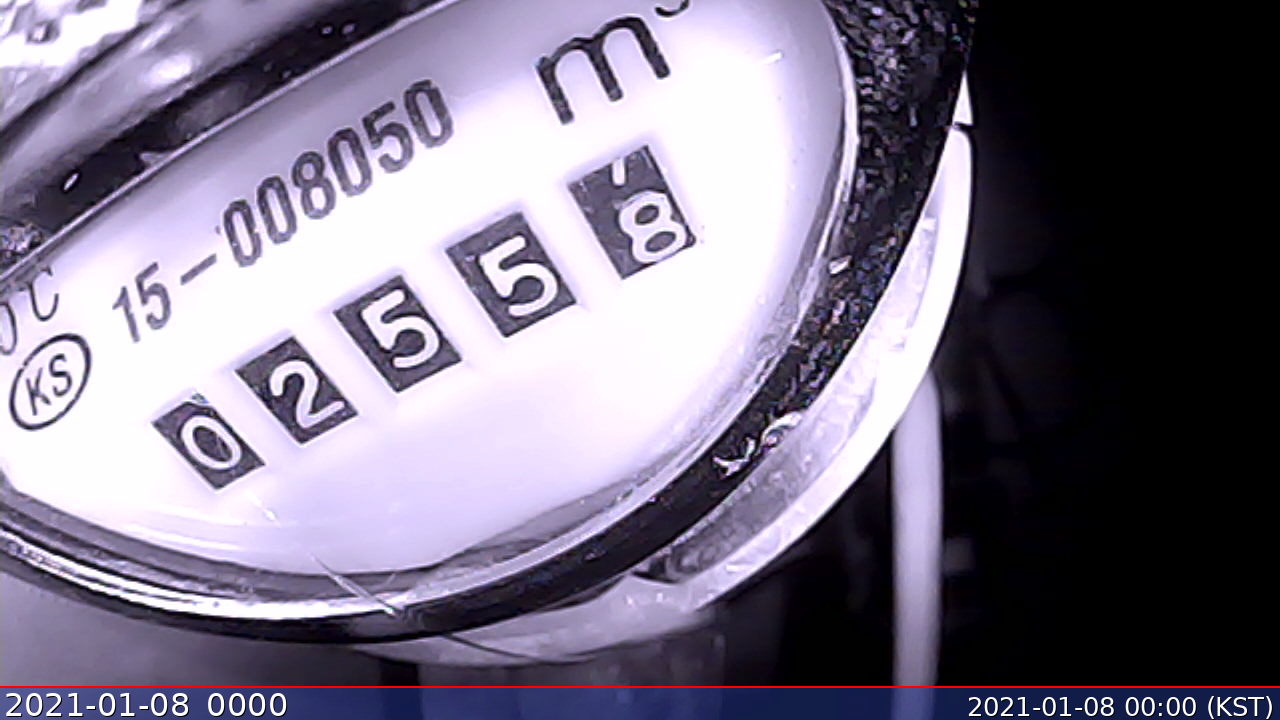
#> input picture Levels/001_meter_reading/01_crop_image/2021-01-08_0000.jpg, 1280 x 720 px, found by its file name
$ jupyter execute --allow-errors get_digits.ipynb   (older library calls are emulated)
#> lines starting #> are read from the running program, lines starting #| are printed output that depends on the picture; after the words box and inside, x2 and y2 are one past the last pixel; in counts of white or black regions, pixels touching at a corner belong together
[cell 1]
import cv2
import numpy as np
import matplotlib.pyplot as plt

plt.figure(figsize=(20,20))
img = cv2.imread('2021-01-08_0000.jpg',  cv2.IMREAD_GRAYSCALE)
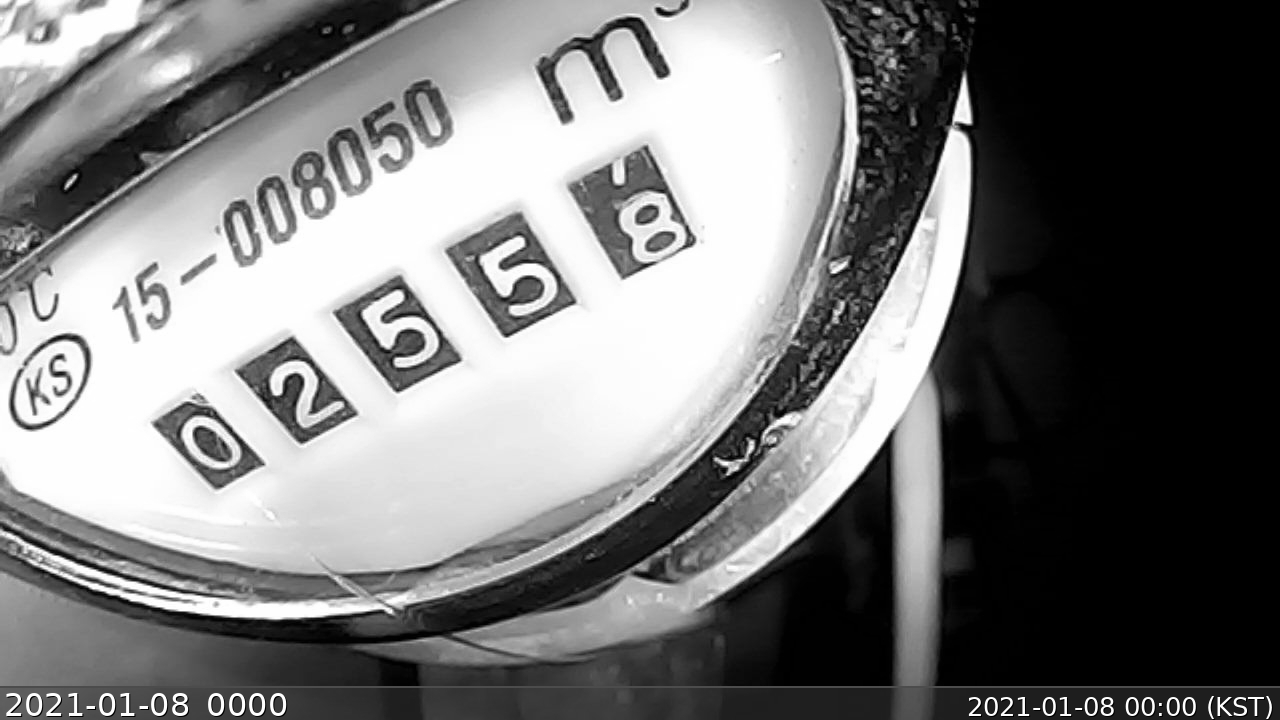
#> img: shape (720, 1280); min 0, max 255, mean 119.2
plt.subplot(1,5,1)
plt.imshow(img)
plt.xlabel('org')

M = cv2.getRotationMatrix2D((130, 400), -27, 1.0)
img2 = cv2.warpAffine(img, M, (1280, 720))
plt.subplot(1,5,2)
plt.imshow(img2)
plt.xlabel('rotated')

pts1 = np.float32([[138,432],[167,521],[708,407],[709,517]])
pts2 = np.float32([[140,430],[140,520],[706,430],[706,520]])
M = cv2.getPerspectiveTransform(pts1, pts2)
img3 = cv2.warpPerspective(img2, M, (1280, 728))
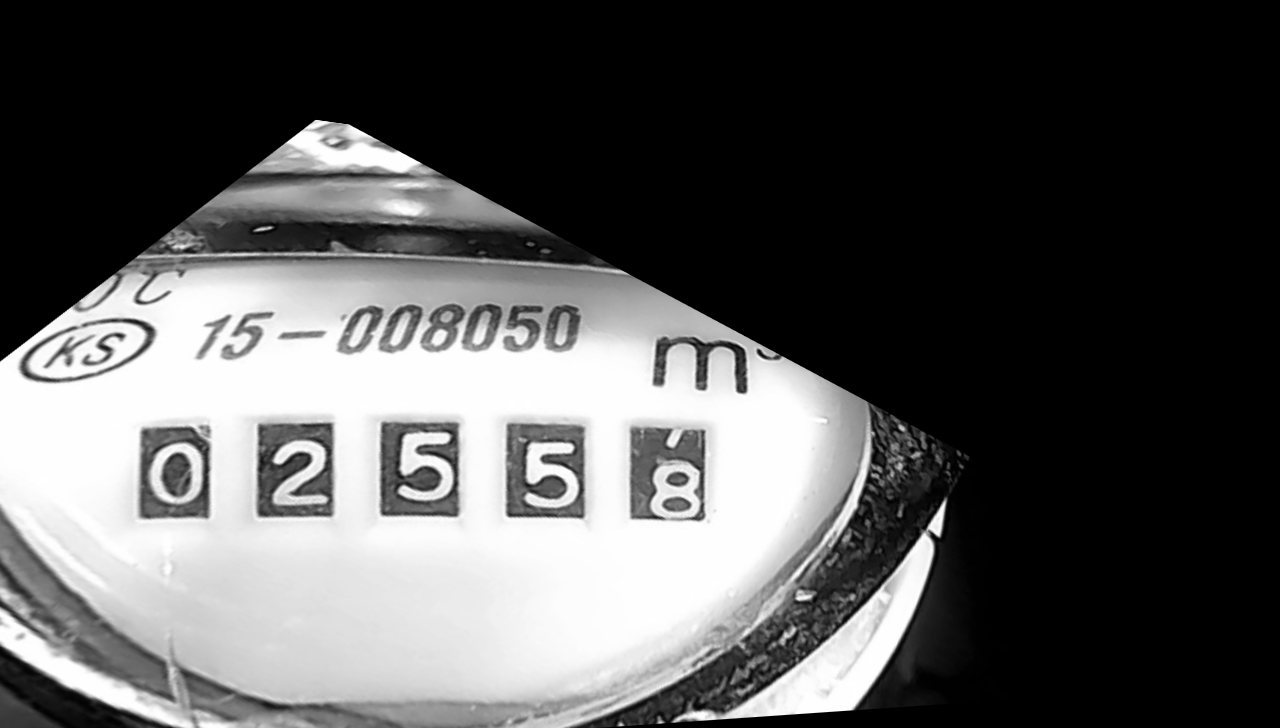
#> img3: shape (728, 1280); min 0, max 255, mean 86.5
plt.subplot(1,5,3)
plt.imshow(img3)
plt.xlabel('Fixed form')

img4 = img3[406:536,120:730]
plt.subplot(1,5,4)
plt.imshow(img4)
plt.xlabel('extracted')
plt.show()

[cell 2]
def conv(img, n):
    kernel = np.ones((n,n),np.float32)/(n*n)
    return cv2.filter2D(img, -1, kernel)

def blur(img, method):
    if method == "blur": return cv2.blur(img,(7,7))
    if method == "median": return cv2.medianBlur(img,9)
    if method == "bilateral": return cv2.bilateralFilter(img,9,75,75)
    if method == "gaussian": return cv2.GaussianBlur(img,(5,5),8)

img5 = blur(conv(img4,5), "bilateral")
plt.imshow(img5)
plt.xlabel('blur')
plt.show()

[cell 3]
def merge(box1, box2):
    assert is_overlapping_horizontally(box1, box2)
    x1, y1, w1, h1 = box1
    x2, y2, w2, h2 = box2
    x = min(x1, x2)
    w = max(x1 + w1, x2 + w2) - x
    y = min(y1, y2)
    h = max(y1 + h1, y2 + h2) - y
    return x, y, w, h

def is_overlapping_horizontally(box1, box2):
    x1, _, w1, _ = box1
    x2, _, _, _ = box2
    if x1 > x2:
        return is_overlapping_horizontally(box2, box1)
    return (x2 - x1) < w1

def to_contours_image(contours, ref_image):
    blank_background = np.zeros_like(ref_image)
    img_contours = cv2.drawContours(blank_background, contours, -1, (255, 255, 255), thickness=2)
    return img_contours

def filter_(contours):
    contours_dict = dict()
    for cont in contours:
        x, y, w, h = cv2.boundingRect(cont)
        area = cv2.contourArea(cont)
        if 10 < area and 10 < w and h > 5:
            contours_dict[(x, y, w, h)] = cont
    return sorted(contours_dict.values(), key=cv2.boundingRect)

def get_contours(img):
    # img_gray = cv2.cvtColor(img, cv2.COLOR_BGR2GRAY)
    #edges = cv2.Canny(img, 20, 60)
    # print('edges:', edges)
    rimg = ~img
    ret, thr = cv2.threshold(rimg, 60, 150, 0)
    contours,_ = cv2.findContours(thr, cv2.RETR_TREE, cv2.CHAIN_APPROX_SIMPLE)
    # images, contours, hierarchy = cv2.findContours(img, cv2.RETR_EXTERNAL, cv2.CHAIN_APPROX_LIST)
    return filter_(contours)

def get_windows(contours):
    """return List[Tuple[x: Int, y: Int, w: Int, h: Int]]"""
    boxes = []
    for cont in contours:
        box = cv2.boundingRect(cont)
        if not boxes:
            boxes.append(box)
        else:
            if is_overlapping_horizontally(boxes[-1], box):
                last_box = boxes.pop()
                merged_box = merge(box, last_box)
                boxes.append(merged_box)
            else:
                boxes.append(box)
    return boxes

class OCRError(Exception):
    pass

def to_digit_images(img):
    contours = get_contours(img)
#> in get_contours, `rimg = ~img`:
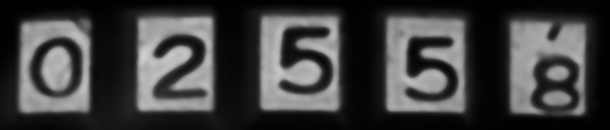
#> rimg: shape (130, 610); min 0, max 209, mean 63.5
#> in get_contours, `ret, thr = cv2.threshold(rimg, 60, 150, 0)`:
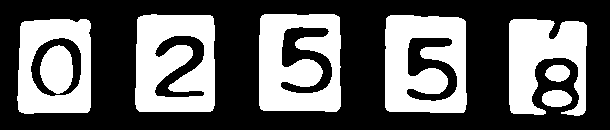
#> thr: shape (130, 610); values 0 (black) and 150 (white), 37.9% white; 8 white regions
#> in get_contours, `contours,_ = cv2.findContours(thr, cv2.RETR_TREE, cv2.CHAIN_APPROX_SIM..`: contours = 12 contours; largest, box (x1, y1, x2, y2) and area: (259, 14, 341, 112) 7673, (385, 15, 467, 113) 7599, (135, 14, 215, 112) 7428, (17, 19, 91, 114) 6536, (509, 19, 587, 116) 4724
#> the loop in filter_, `for cont in contours:` made 12 passes
#> (x, y, w, h, area) on passes 1 to 12: (542, 90, 30, 17, 375), (545, 65, 25, 17, 300.5), (509, 19, 78, 97, 4723.5), (17, 19, 74, 95, 6535.5), (30, 37, 52, 60, 2425.5), (40, 45, 33, 49, 1184), (385, 15, 82, 98, 7599), (406, 37, 52, 65, 1685), (259, 14, 82, 98, 7673), (280, 26, 53, 68, 1763.5), (135, 14, 80, 98, 7427.5), (154, 35, 51, 63, 1450.5)
#> after the loop in filter_, `for cont in contours:`: contours_dict = 12 items
    image_contours = to_contours_image(contours, img)

    windows = get_windows(contours)
    img2 = img.copy()
    for box in windows:
        x, y, w, h = box
        img2 = cv2.rectangle(img2, (x, y), (x + w, y + h), (0, 255, 0), 2)
    plt.imshow(img2)
    plt.show()
    if len(windows) != 5:
        raise OCRError
        return []
    else:
        xs = [image_contours[y:y+h, x:x+w] for (x, y, w, h) in windows]
        xs = [img[y:y+h, x:x+w] for (x, y, w, h) in windows]
        return xs

rois = to_digit_images(img5)
#> in to_contours_image, `img_contours = cv2.drawContours(blank_background, contours, -1, (255, ..`:
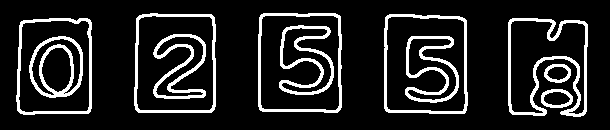
#> img_contours: shape (130, 610); 13.4% white; 11 white regions, largest, box (x1, y1, x2, y2) and area: (508, 18, 588, 117) 1651, (279, 25, 334, 95) 1147, (405, 36, 459, 103) 1113
#> the loop in get_windows, `for cont in contours:` made 12 passes
#> (box, y1 in merge, h1 in merge, y2 in merge, w2 in merge) on passes 2, 3, 5, 7, 9, 11, 12: ((30, 37, 52, 60), 37, 60, 19, 74), ((40, 45, 33, 49), 45, 49, 19, 74), ((154, 35, 51, 63), 35, 63, 14, 80), ((280, 26, 53, 68), 26, 68, 14, 82), ((406, 37, 52, 65), 37, 65, 15, 82), ((542, 90, 30, 17), 90, 17, 19, 78), ((545, 65, 25, 17), 65, 17, 19, 78)
#> box on passes 4, 6, 8, 10: (135, 14, 80, 98), (259, 14, 82, 98), (385, 15, 82, 98), (509, 19, 78, 97)
#> after the loop in get_windows, `for cont in contours:`: boxes = [(17, 19, 74, 95), (135, 14, 80, 98), (259, 14, 82, 98), (385, 15, 82, 98), (509, 19, 78, 97)]
#> in to_digit_images, `windows = get_windows(contours)`: windows has the same summary as boxes in get_windows
#> the loop in to_digit_images, `for box in windows:` made 5 passes
#> pass 1, in to_digit_images, `img2 = cv2.rectangle(img2, (x, y), (x + w, y + h), (0, 255, 0), 2)`:
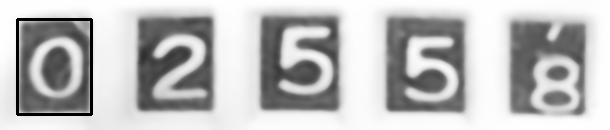
#> img2: shape (130, 610); min 0, max 255, mean 188.8
#> pass 3, in to_digit_images, `img2 = cv2.rectangle(img2, (x, y), (x + w, y + h), (0, 255, 0), 2)`:
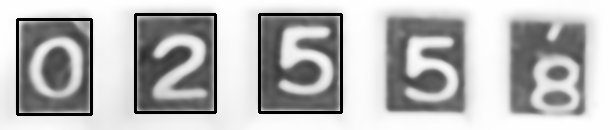
#> img2: shape (130, 610); min 0, max 255, mean 183.3
#> after the loop in to_digit_images, `for box in windows:`:
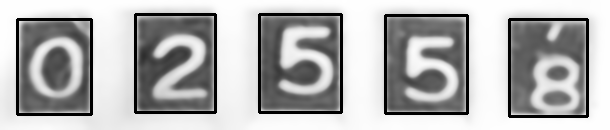
#> img2: shape (130, 610); 2.68% of pixels changed, all inside (x1, y1, x2, y2) = (384, 14, 589, 118)
#> in to_digit_images, `xs = [image_contours[y:y+h, x:x+w] for (x, y, w, h) in windows]`: xs = 5 items
#> rois = 5 items
plt.figure(figsize=(5,5))
for i, digit_img in enumerate(rois):
    rd = ~digit_img
    plt.subplot(1,5,i+1)
    plt.imshow(rd)
#> this loop made 5 passes
#> pass 1, `rd = ~digit_img`:
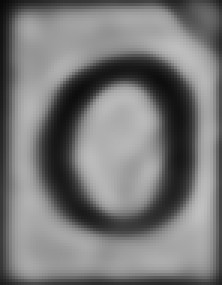
#> rd: shape (95, 74) (shown 3 times larger); min 8, max 192, mean 119.5
plt.show()
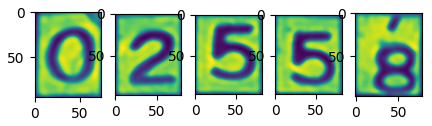
#> figure drawn by matplotlib, 5 panels

$ run again, with Levels/001_meter_reading/01_crop_image/0003.jpg copied over Levels/001_meter_reading/01_crop_image/2021-01-08_0000.jpg
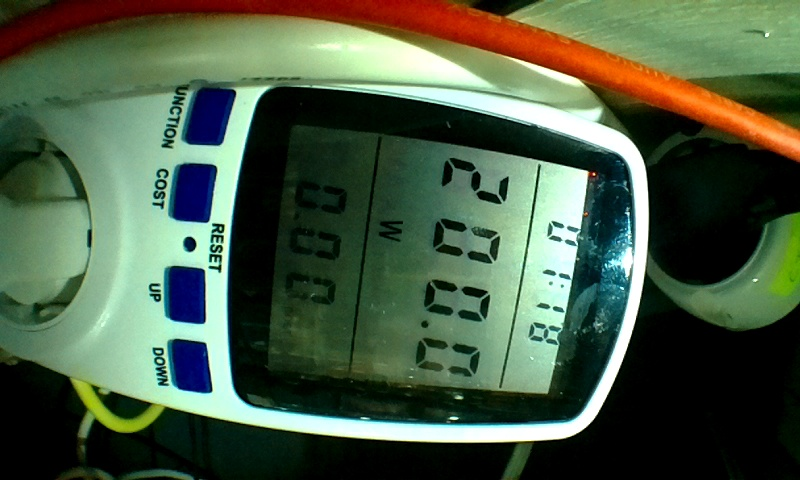
#> input picture Levels/001_meter_reading/01_crop_image/0003.jpg, 800 x 480 px, found by its file name
#> in get_contours, `ret, thr = cv2.threshold(rimg, 60, 150, 0)`:
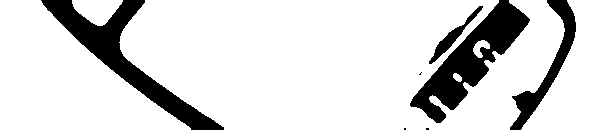
#> thr: shape (130, 610); values 0 (black) and 150 (white), 84.8% white; 7 black regions (3 under 20 px)
#> in get_contours, `contours,_ = cv2.findContours(thr, cv2.RETR_TREE, cv2.CHAIN_APPROX_SIM..`: contours = 9 contours, 2 with area under 20; largest, box (x1, y1, x2, y2) and area: (119, 0, 565, 130) 44923, (0, 0, 191, 130) 13988, (521, 0, 610, 130) 6661, (72, 0, 123, 26) 813, (428, 5, 484, 65) 586, (473, 40, 490, 58) 140, (453, 73, 462, 82) 45
#> the loop in filter_, `for cont in contours:` made 9 passes
#> (x, y, w, h, area) on passes 1, 2, 3, 4, 7, 8, 9: (453, 73, 9, 9, 45), (473, 40, 17, 18, 139.5), (521, 0, 89, 130, 6661), (119, 0, 446, 130, 44923), (428, 5, 56, 60, 585.5), (72, 0, 51, 26, 813), (0, 0, 191, 130, 13988)
#> after the loop in filter_, `for cont in contours:`: contours_dict = 6 items
#> in to_digit_images, `contours = get_contours(img)`: contours = 6 contours; box (x1, y1, x2, y2) and area: (119, 0, 565, 130) 44923, (0, 0, 191, 130) 13988, (521, 0, 610, 130) 6661, (72, 0, 123, 26) 813, (428, 5, 484, 65) 586, (473, 40, 490, 58) 140
#> img_contours: shape (130, 610); 9.8% white; 5 white regions, box (x1, y1, x2, y2) and area: (118, 0, 566, 130) 4752, (0, 0, 192, 130) 1423, (520, 0, 610, 130) 1023, (71, 0, 124, 27) 358, (472, 39, 491, 59) 204
#> the loop in get_windows, `for cont in contours:` made 6 passes
#> (box, last_box, y1 in merge, h1 in merge, w2 in merge, w in merge) on passes 3, 6: ((119, 0, 446, 130), (0, 0, 191, 130), 0, 130, 191, 565), ((521, 0, 89, 130), (0, 0, 565, 130), 0, 130, 565, 610)
#> after the loop in get_windows, `for cont in contours:`: boxes = [(0, 0, 610, 130)]
#> the loop in to_digit_images, `for box in windows:` made 1 pass
#> pass 1, in to_digit_images, `img2 = cv2.rectangle(img2, (x, y), (x + w, y + h), (0, 255, 0), 2)`:
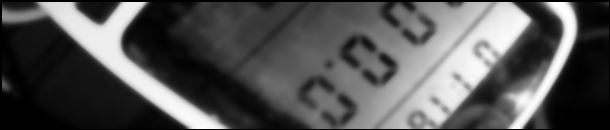
#> img2: shape (130, 610); min 0, max 255, mean 84.3
